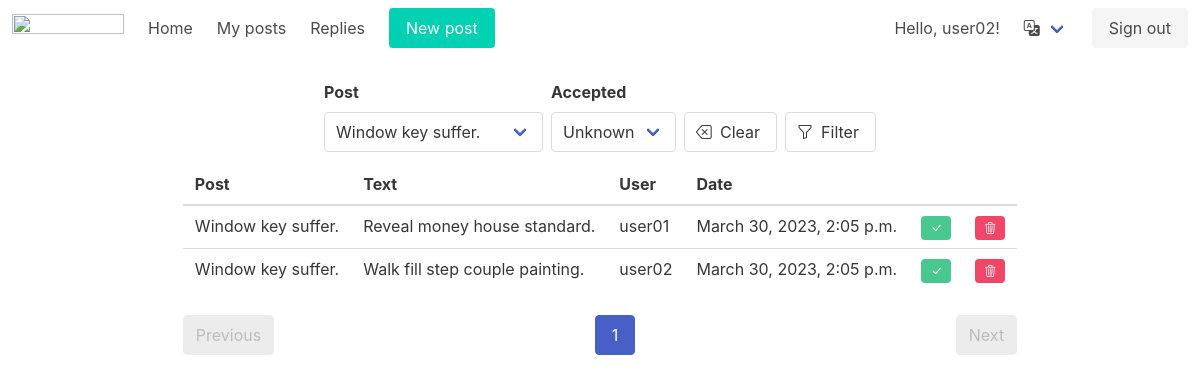
Screenshot of /replies/?post=1 (signed in) with the database file from the repository.
### users/models.py (models this page shows, shortened)
class User(AbstractUser):
    activated = models.BooleanField(default=False)

### boardapp/models.py (models this page shows, shortened)
class Comment(models.Model):
    post = models.ForeignKey(Post, on_delete=models.CASCADE, verbose_name=_('Post'))
    author = models.ForeignKey(settings.AUTH_USER_MODEL, on_delete=models.CASCADE, verbose_name=_('Author'))
    created = models.DateTimeField(auto_now_add=True, verbose_name=_('Date'))
    text = models.TextField(verbose_name=_('Text'))
    accepted = models.BooleanField(default=False, verbose_name=_('Accepted'))
    class Meta:
        verbose_name = _('Comment')
        verbose_name_plural = _('Comments')
        permissions = [
            ('accept_comment', 'Can accept Comment'),
        ]

class Post(models.Model):
    author = models.ForeignKey(settings.AUTH_USER_MODEL, on_delete=models.CASCADE, verbose_name=_('Name'))
    title = models.CharField(max_length=255, verbose_name=_('Title'))
    text = tinymce_models.HTMLField(verbose_name=_('Text'))
    category = models.ForeignKey(Category, on_delete=models.RESTRICT, verbose_name=_('Category'))
    date = models.DateTimeField(auto_now_add=True, verbose_name=_('Date'))
    archived = models.BooleanField(default=False)
    def __str__(self):
        return f'{self.title}'
    class Meta:
        verbose_name = _('Post')
        verbose_name_plural = _('Posts')

### boardapp/views.py (the view)
# urls.py: path('replies/', CommentListView.as_view(), name='replies'),
class CommentListView(FilterView):
    template_name = 'reply_list.html'
    filterset_class = CommentFilter
    paginate_by = 10
    model = Comment
    ordering = ['post', 'created']
    def get_queryset(self):
        qs = super().get_queryset()
        qs = qs.filter(post__author=self.request.user)
        return qs

### templates/reply_list.html
{% extends 'base/base.html' %}
{% load i18n %}
{% load custom_filters %}
{% block content %}
{% include 'base/filter.html' %}
<div class="columns is-centered">
  <div class="is-justify-content-center">
    {% if object_list %}
      <table class="table is-hoverable is-justify-content-center" aria-labelledby="replies">
        <thead>
        <tr>
          <th>{% trans "Post" %}</th>
          <th>{% trans "Text" %}</th>
          <th>{% trans "User" %}</th>
          <th>{% trans "Date" %}</th>
          <th></th>
          <th></th>
        </tr>
        </thead>
        {% for reply in object_list %}
        <tr>
          <td>{{ reply.post }}</td>
          <td>{{ reply.text }}</td>
          <td>{{ reply.author }}</td>
          <td>{{ reply.created }}</td>
          <td>
            {% if not reply.accepted %}
            <a href="{% url 'reply_accept' pk=reply.pk %}">
              <span class="tag is-success">
                <i class="bi bi-check-lg"></i>
              </span>
            </a>
            {% else %}
            <span class="tag is-success is-light">
                <i class="bi bi-check-lg"></i>
              </span>
            {% endif %}
          </td>
          <td>
            <a href="{% url 'reply_delete' pk=reply.pk %}">
              <span class="tag is-danger">
                <i class="bi bi-trash3"></i>
              </span>
            </a>
          </td>
        </tr>
      {% endfor %}
      </table>
    {% else %}
    <h2>{% trans "Nothing here!" %}</h2>
    {% endif %}
    {% include 'base/paginator.html' %}
  </div>
</div>
{% endblock content %}

### templates/base/navbar.html (shortened to what this page needs)
{% load i18n %}
<nav class="navbar" role="navigation" aria-label="main navigation">
  <div class="navbar-brand">
    <a class="navbar-item" href="https://bulma.io">
      <img src="https://bulma.io/images/bulma-logo.png" width="112" height="28">
    </a>
  </div>
  <div id="navbarBasicExample" class="navbar-menu">
    <div class="navbar-start">
      <a href="{% url 'home' %}" class="navbar-item">
        {% trans "Home" %}
      </a>
      {% if user.is_authenticated %}
      <a href="{% url 'user_posts' %}" class="navbar-item">
        {% trans "My posts" %}</a>
      <a href="{% url 'replies' %}?accepted=false" class="navbar-item">
        {% trans "Replies" %}</a>
      {% endif %}
      <div class="navbar-item">
          <p class="control">
            <a class="button is-primary" href="{% url 'post_create' %}">
              <span>{% trans "New post" %}</span>
            </a>
          </p>
      </div>
      </div>
    <div class="navbar-end">
      {% if user.is_authenticated %}
      <p class="navbar-item">{% trans "Hello" %}, {{ user }}!</p>
      {% endif %}
      <div class="navbar-item has-dropdown is-hoverable">
        <a class="navbar-link">
          <i class="bi bi-translate"></i>
        </a>
      </div>
      <div class="navbar-item">
        <div class="buttons">
          {% if not user.is_authenticated %}
          <a href="{% url 'signup' %}" class="button is-primary"><strong>{% trans "Sign up" %}</strong></a>
          <a href="{% url 'login' %}" class="button is-light">{% trans "Sign in" %}</a>
          {% else %}
          <a href="{% url 'logout' %}" class="button is-light">{% trans "Sign out" %}</a>
          {% endif %}
        </div>
      </div>
    </div>
  </div>
</nav>

### rows the page displays
User: username "user02"
Comment: post "Window key suffer.", text "Reveal money house standard.", author "user01", created "March 30, 2023, 2:05 p.m.", accepted False (drawn)
Comment: post "Window key suffer.", text "Walk fill step couple painting.", author "user02", created "March 30, 2023, 2:05 p.m.", accepted False (drawn)

### other values shown
{{ field.label }} "Post" "Accepted"
{{ clear }} "Clear"
{{ filter }} "Filter"
{{ page_obj.number }} "1"
